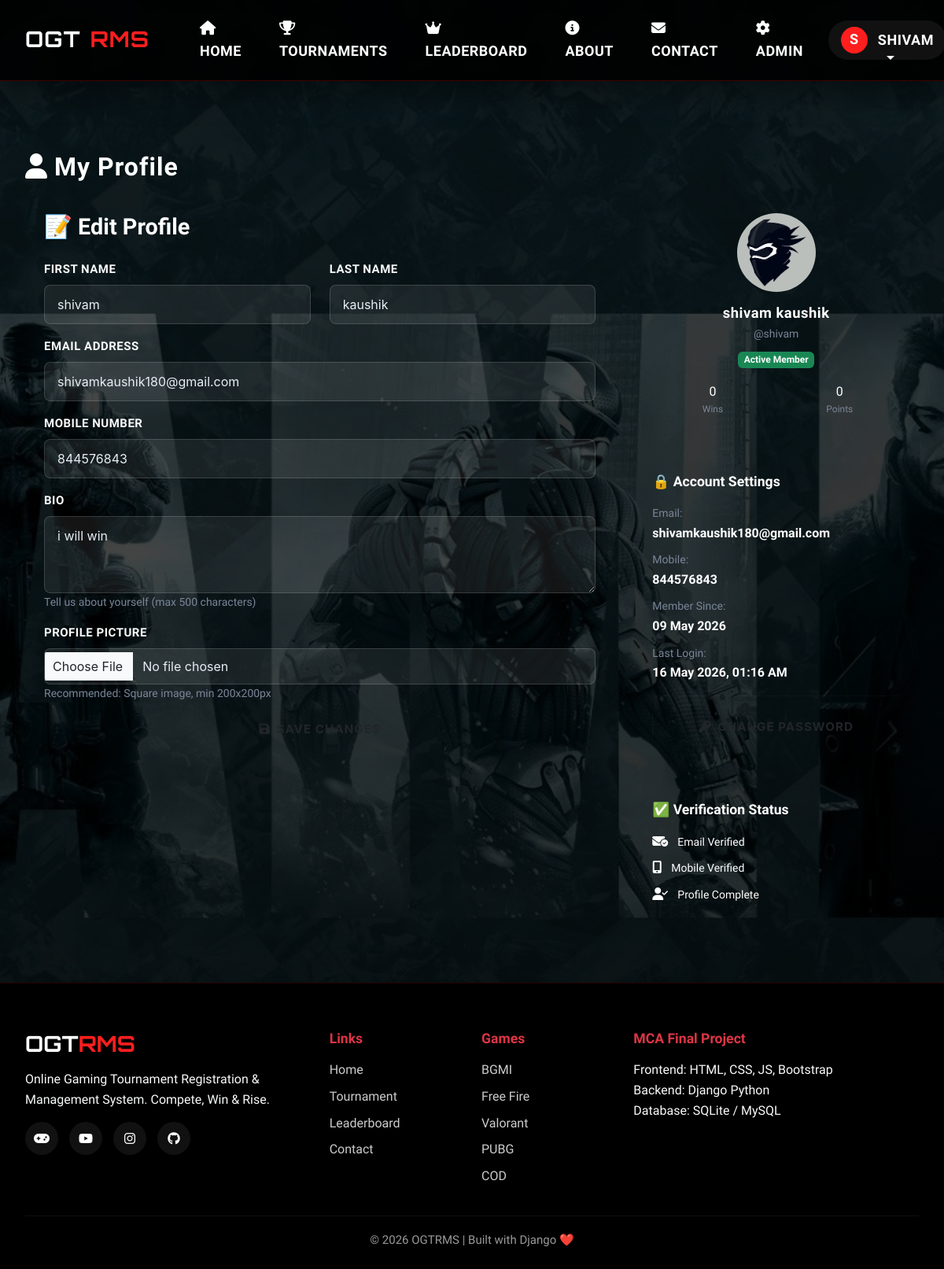
Screenshot of /dashboard/profile/ (signed in) with the database file from the repository.
### core/models.py (models this page shows, shortened)
class UserProfile(models.Model):
    user = models.OneToOneField(User, on_delete=models.CASCADE, related_name='profile')
    mobile = models.CharField(max_length=15, blank=True)
    avatar = models.ImageField(upload_to='avatars/', blank=True, null=True)
    bio = models.TextField(blank=True)
    is_verified = models.BooleanField(default=False)
    otp = models.CharField(max_length=6, blank=True)
    otp_created_at = models.DateTimeField(null=True, blank=True)
    total_wins = models.IntegerField(default=0)
    total_points = models.IntegerField(default=0)
    created_at = models.DateTimeField(auto_now_add=True)
    updated_at = models.DateTimeField(auto_now=True)
    class Meta:
        verbose_name = "User Profile"
        verbose_name_plural = "User Profiles"

### core/views.py (the view, shortened to what this page needs)
# urls.py: path('dashboard/profile/', views.user_profile, name='user_profile'),
@login_required
def user_profile(request):
    user = request.user
    profile, _ = UserProfile.objects.get_or_create(user=user)
    form = UserProfileForm(instance=profile, initial={
        'first_name': user.first_name,
        'last_name': user.last_name,
        'email': user.email,
    })
    return render(request, 'core/user/profile.html', {'form': form, 'profile': profile})

### core/forms.py
class UserProfileForm(forms.ModelForm):
    first_name = forms.CharField(
        widget=forms.TextInput(attrs={'class': 'form-control'})
    )
    last_name = forms.CharField(
        widget=forms.TextInput(attrs={'class': 'form-control'})
    )
    email = forms.EmailField(
        widget=forms.EmailInput(attrs={'class': 'form-control'})
    )
    class Meta:
        model = UserProfile
        fields = ['mobile', 'bio', 'avatar']
        widgets = {
            'mobile': forms.TextInput(attrs={'class': 'form-control'}),
            'bio': forms.Textarea(attrs={
                'class': 'form-control',
                'rows': 3
            }),
            'avatar': forms.FileInput(attrs={'class': 'form-control'}),
        }

### core/context_processors.py (called while the page is built)
def site_context(request):
    context = {
        'site_name': 'OGTRMS',
        'site_tagline': 'Online Gaming Tournament Registration & Management System',
    }
    if request.user.is_authenticated:
        unread_count = Notification.objects.filter(
            Q(user=request.user) | Q(is_global=True),
            is_read=False
        ).count()
        context['unread_notifications'] = unread_count
    live_count = Tournament.objects.filter(status='LIVE').count()
    context['live_tournament_count'] = live_count
    return context

### core/templates/core/user/profile.html (shortened to what this page needs)
{% extends 'core/base.html' %}
{% load static %}
{% block content %}
<section class="page-banner">
    <div class="container">
        <h1 class="page-banner-title"><i class="fas fa-user me-2"></i>My Profile</h1>
    </div>
</section>
<section class="section-padding">
    <div class="container">
        <div class="row g-4">
            <div class="col-lg-8">
                <div class="card-gaming p-4">
                    <h3 class="mb-4">📝 Edit Profile</h3>
                    <form method="POST" enctype="multipart/form-data" class="needs-validation" novalidate>
                        <div class="row">
                            <div class="col-md-6 mb-3">
                                <label class="form-label">First Name</label>
                                {{ form.first_name }}
                            </div>
                            <div class="col-md-6 mb-3">
                                <label class="form-label">Last Name</label>
                                {{ form.last_name }}
                            </div>
                        </div>
                        <div class="mb-3">
                            <label class="form-label">Email Address</label>
                            {{ form.email }}
                        </div>
                        <div class="mb-3">
                            <label class="form-label">Mobile Number</label>
                            {{ form.mobile }}
                        </div>
                        <div class="mb-3">
                            <label class="form-label">Bio</label>
                            {{ form.bio }}
                            <small class="text-muted d-block">Tell us about yourself (max 500 characters)</small>
                        </div>
                        <div class="mb-3">
                            <label class="form-label">Profile Picture</label>
                            {{ form.avatar }}
                            <small class="text-muted d-block">Recommended: Square image, min 200x200px</small>
                        </div>
                        <div class="d-grid gap-2">
                            <button type="submit" class="btn btn-neon py-2 fw-bold">
                                <i class="fas fa-save me-2"></i>Save Changes
                            </button>
                        </div>
                    </form>
                </div>
            </div>
            <div class="col-lg-4">
                <div class="card-gaming p-4 text-center mb-4">
                    <div style="width:100px;height:100px;border-radius:50%;background:linear-gradient(135deg,var(--neon-cyan),var(--neon-purple));display:flex;align-items:center;justify-content:center;margin:0 auto 1rem;font-size:3rem;color:#000;">
                        {% if profile.avatar %}
                        <img src="{{ profile.avatar.url }}" alt="Avatar" style="width:100%;height:100%;border-radius:50%;object-fit:cover;">
                        {% else %}
                        {{ user.username|first|upper }}
                        {% endif %}
                    </div>
                    <h4 class="text-white mb-1">{{ user.get_full_name|default:user.username }}</h4>
                    <p class="text-muted small mb-2">@{{ user.username }}</p>
                    <div class="mb-3">
                        <span class="badge bg-success">Active Member</span>
                    </div>
                    <div class="row g-2 text-center">
                        <div class="col-6">
                            <div class="stat-num text-neon-yellow">{{ profile.total_wins }}</div>
                            <div class="text-muted" style="font-size:0.75rem;">Wins</div>
                        </div>
                        <div class="col-6">
                            <div class="stat-num text-neon-green">{{ profile.total_points }}</div>
                            <div class="text-muted" style="font-size:0.75rem;">Points</div>
                        </div>
                    </div>
                </div>
                <div class="card-gaming p-4 mb-4">
                    <h5 class="mb-3">🔒 Account Settings</h5>
                    <ul class="list-unstyled">
                        <li class="mb-2">
                            <span class="text-muted small">Email:</span>
                            <div class="text-white fw-bold">{{ user.email }}</div>
                        </li>
                        <li class="mb-2">
                            <span class="text-muted small">Mobile:</span>
                            <div class="text-white fw-bold">{{ profile.mobile|default:"Not set" }}</div>
                        </li>
                        <li class="mb-2">
                            <span class="text-muted small">Member Since:</span>
                            <div class="text-white fw-bold">{{ user.date_joined|date:"d M Y" }}</div>
                        </li>
                        <li>
                            <span class="text-muted small">Last Login:</span>
                            <div class="text-white fw-bold">{{ user.last_login|date:"d M Y, h:i A" }}</div>
                        </li>
                    </ul>
                    <hr class="my-3" style="border-color:rgba(255,255,255,0.1);">
                    <a href="{% url 'change_password_user' %}" class="btn btn-outline-neon w-100">
                        <i class="fas fa-key me-2"></i>Change Password
                    </a>
                </div>
                <div class="card-gaming p-4">
                    <h5 class="mb-3">✅ Verification Status</h5>
                    <ul class="list-unstyled">
                        <li class="mb-2">
                            <i class="fas fa-envelope-circle-check text-neon-green me-2"></i>
                            <span class="text-white small">Email Verified</span>
                        </li>
                        <li class="mb-2">
                            <i class="fas fa-mobile-alt text-neon-green me-2"></i>
                            <span class="text-white small">Mobile Verified</span>
                        </li>
                        <li>
                            <i class="fas fa-user-check text-neon-green me-2"></i>
                            <span class="text-white small">Profile Complete</span>
                        </li>
                    </ul>
                </div>
            </div>
        </div>
    </div>
</section>
{% endblock %}

### core/templates/core/base.html (shortened to what this page needs)
{% load static %}
<!DOCTYPE html>
<html lang="en">
<head>
<link href="https://cdn.jsdelivr.net/npm/bootstrap@5.3.2/dist/css/bootstrap.min.css" rel="stylesheet">
<link rel="stylesheet" href="https://cdnjs.cloudflare.com/ajax/libs/font-awesome/6.5.0/css/all.min.css">
<link rel="stylesheet" href="{% static 'css/main.css' %}">
</head>
<body>
<nav class="navbar navbar-expand-lg navbar-dark fixed-top">
<div class="container">
<a class="navbar-brand" href="{% url 'home' %}">
OGT<span class="brand-red">RMS</span>
</a>
<div class="collapse navbar-collapse" id="navMenu">
<ul class="navbar-nav me-auto ms-4">
<li class="nav-item">
<a class="nav-link" href="{% url 'home' %}">
<i class="fas fa-home me-1"></i> Home
</a>
</li>
<li class="nav-item">
<a class="nav-link" href="{% url 'tournaments_list' %}">
<i class="fas fa-trophy me-1"></i> Tournaments
</a>
</li>
<li class="nav-item">
<a class="nav-link" href="{% url 'leaderboard' %}">
<i class="fas fa-crown me-1"></i> Leaderboard
</a>
</li>
<li class="nav-item">
<a class="nav-link" href="{% url 'about' %}">
<i class="fas fa-info-circle me-1"></i> About
</a>
</li>
<li class="nav-item">
<a class="nav-link" href="{% url 'contact' %}">
<i class="fas fa-envelope me-1"></i> Contact
</a>
</li>
{% if user.is_staff %}
<li class="nav-item">
<a class="nav-link text-danger" href="{% url 'admin_dashboard' %}">
<i class="fas fa-cog me-1"></i> Admin
</a>
</li>
{% endif %}
</ul>
<ul class="navbar-nav align-items-center">
{% if user.is_authenticated %}
<li class="nav-item dropdown">
<a class="nav-link dropdown-toggle user-box" href="#" data-bs-toggle="dropdown">
<span class="avatar">
{{ user.username|first|upper }}
</span>
{{ user.username }}
</a>
</li>
{% endif %}
</ul>
</div>
</div>
</nav>
<main>
{% block content %}{% endblock %}
</main>
<footer>
<div class="container">
<div class="row g-4">
<div class="col-lg-4">
<h3 class="footer-title">
OGT<span class="brand-red">RMS</span>
</h3>
<p class="text-light">
Online Gaming Tournament Registration & Management System.
Compete, Win & Rise.
</p>
<div class="social mt-3">
<a href="https://www.oneplay.in/dashboard/home" target="_blank">
<i class="fas fa-gamepad"></i>
</a>
<a href="https://youtube.com/@nonstopgaming_" target="_blank">
<i class="fab fa-youtube"></i>
</a>
<a href="https://www.instagram.com/raistarff" target="_blank">
<i class="fab fa-instagram"></i>
</a>
<a href="https://github.com/shivamkaushik180-stack" target="_blank">
<i class="fab fa-github"></i>
</a>
</div>
</div>
<div class="col-lg-2 col-6">
<h5 class="mb-3 text-danger">Links</h5>
<div class="footer-links">
<a href="{% url 'home' %}">Home</a>
<a href="{% url 'tournaments_list' %}">Tournament</a>
<a href="{% url 'leaderboard' %}">Leaderboard</a>
<a href="{% url 'contact' %}">Contact</a>
</div>
</div>
<div class="col-lg-2 col-6">
<h5 class="mb-3 text-danger">Games</h5>
<div class="footer-links">
<a href="#">BGMI</a>
<a href="#">Free Fire</a>
<a href="#">Valorant</a>
<a href="#">PUBG</a>
<a href="#">COD</a>
</div>
</div>
<div class="col-lg-4">
<h5 class="mb-3 text-danger">MCA Final Project</h5>
<p class="text-light">
Frontend: HTML, CSS, JS, Bootstrap<br>
Backend: Django Python<br>
Database: SQLite / MySQL
</p>
</div>
</div>
<div class="copy text-center">
© 2026 OGTRMS | Built with Django ❤️
</div>
</div>
</footer>
</body>
</html>

### rows the page displays
UserProfile: mobile "844576843", bio "i will win", avatar (picture), total_wins "0", total_points "0"

### other values shown
{{ user.username|first|upper }} "S"
{{ user.username }} "SHIVAM"
{{ user.get_full_name|default:user.username }} "shivam kaushik"
{{ user.username }} "shivam"
{{ user.email }} "shivamkaushik180@gmail.com"
{{ user.date_joined|date:"d M Y" }} "09 May 2026"
{{ user.last_login|date:"d M Y, h:i A" }} "16 May 2026, 01:16 AM"
